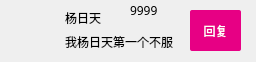
<?xml version="1.0" encoding="UTF-8"?>
<ui version="4.0">
 <class>Mylistwidget</class>
 <widget class="QWidget" name="Mylistwidget">
  <property name="geometry">
   <rect>
    <x>0</x>
    <y>0</y>
    <width>256</width>
    <height>62</height>
   </rect>
  </property>
  <property name="windowTitle">
   <string>Form</string>
  </property>
  <property name="styleSheet">
   <string notr="true"/>
  </property>
  <widget class="QLabel" name="label_2">
   <property name="geometry">
    <rect>
     <x>10</x>
     <y>10</y>
     <width>42</width>
     <height>42</height>
    </rect>
   </property>
   <property name="styleSheet">
    <string notr="true">QLabel{
  border-image:url(&quot;:/10.jpeg&quot;);
  border-radius:2px;
}</string>
   </property>
   <property name="text">
    <string/>
   </property>
   <property name="alignment">
    <set>Qt::AlignCenter</set>
   </property>
  </widget>
  <widget class="QLabel" name="label_3">
   <property name="geometry">
    <rect>
     <x>65</x>
     <y>8</y>
     <width>141</width>
     <height>20</height>
    </rect>
   </property>
   <property name="font">
    <font>
     <family>微软雅黑</family>
    </font>
   </property>
   <property name="text">
    <string>杨日天</string>
   </property>
  </widget>
  <widget class="QLabel" name="label_4">
   <property name="geometry">
    <rect>
     <x>65</x>
     <y>33</y>
     <width>211</width>
     <height>17</height>
    </rect>
   </property>
   <property name="font">
    <font>
     <family>微软雅黑</family>
    </font>
   </property>
   <property name="text">
    <string>我杨日天第一个不服</string>
   </property>
  </widget>
  <widget class="QLabel" name="label_5">
   <property name="geometry">
    <rect>
     <x>130</x>
     <y>0</y>
     <width>141</width>
     <height>20</height>
    </rect>
   </property>
   <property name="font">
    <font>
     <family>微软雅黑</family>
    </font>
   </property>
   <property name="text">
    <string>9999</string>
   </property>
  </widget>
  <widget class="QPushButton" name="pushButton">
   <property name="geometry">
    <rect>
     <x>190</x>
     <y>10</y>
     <width>51</width>
     <height>41</height>
    </rect>
   </property>
   <property name="font">
    <font>
     <family>微软雅黑</family>
    </font>
   </property>
   <property name="cursor">
    <cursorShape>PointingHandCursor</cursorShape>
   </property>
   <property name="styleSheet">
    <string notr="true">QPushButton{
  background-color:rgb(231,0,132);
color:white;
border-radius:2px;
}
QPushButton:hover{
  background-color:rgb(231,0,132,70%);
}</string>
   </property>
   <property name="text">
    <string>回复</string>
   </property>
  </widget>
 </widget>
 <resources/>
 <connections/>
</ui>
